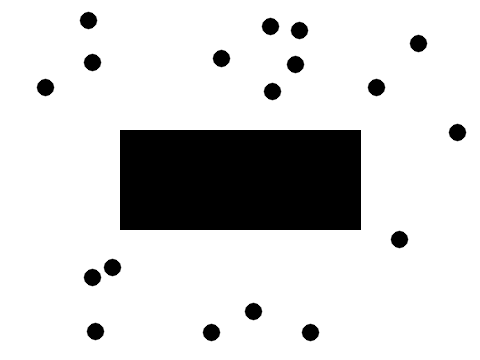
#> input picture files/lab5/sample_images/noise_ok.png, 480 x 360 px, found by its file name
$ python kadai4.py
#> lines starting #> are read from the running program, lines starting #| are printed output that depends on the picture; after the words box and inside, x2 and y2 are one past the last pixel; in counts of white or black regions, pixels touching at a corner belong together
import cv2
import numpy as np

img = cv2.imread("noise_ok.png")
#> img is the input picture: shape (360, 480, 3); min 0, max 255, mean 213.5
gray = cv2.cvtColor(img, cv2.COLOR_BGR2GRAY)

ret, binary = cv2.threshold(gray, 128, 255, cv2.THRESH_BINARY_INV)
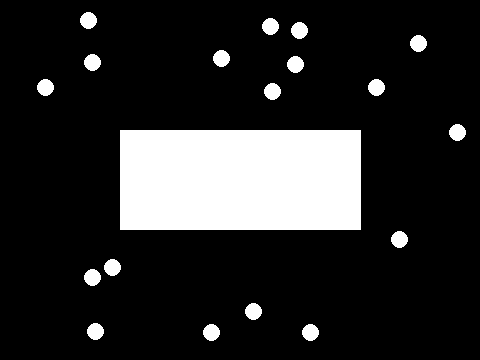
#> binary: shape (360, 480); 16.2% white; 19 white regions, largest, box (x1, y1, x2, y2) and area: (120, 130, 361, 230) 24100, (80, 12, 97, 29) 221, (262, 18, 279, 35) 221

kernel = np.ones((25, 25), np.uint8)
clean = cv2.morphologyEx(binary, cv2.MORPH_OPEN, kernel)
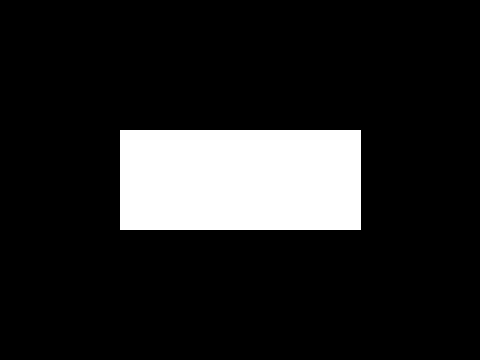
#> clean: shape (360, 480); 13.9% white; 1 white region, box (x1, y1, x2, y2) and area: (120, 130, 361, 230) 24100

contours, hierarchy = cv2.findContours(clean, cv2.RETR_EXTERNAL, cv2.CHAIN_APPROX_SIMPLE)
#> contours = [[[120, 130], [120, 229], [360, 229], [360, 130]]]

biggest = contours[0]
#> biggest = [[120, 130], [120, 229], [360, 229], [360, 130]]
for c in contours:
    if cv2.contourArea(c) > cv2.contourArea(biggest):
        biggest = c
#> this loop made 1 pass
#> c on pass 1: [[120, 130], [120, 229], [360, 229], [360, 130]]

x, y, w, h = cv2.boundingRect(biggest)
#> x = 120; y = 130; w = 241; h = 100
print("太さ:", h, "ピクセル")
#| 太さ: 100 ピクセル

if 90 <= h and h <= 110:
    print("判定: OK")
else:
    print("判定: NG")

cv2.imwrite("kadai4_binary.png", binary)
cv2.imwrite("kadai4_clean.png", clean)

$ run again, with files/lab5/sample_images/noise_ng.png copied over files/lab5/sample_images/noise_ok.png
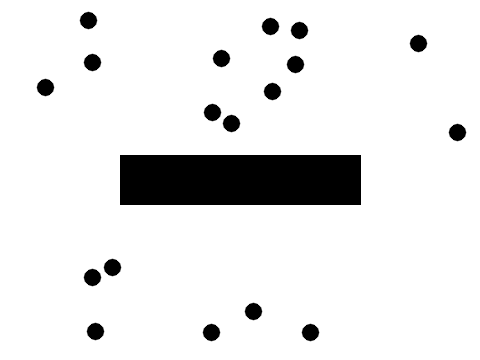
#> input picture files/lab5/sample_images/noise_ng.png, 480 x 360 px, found by its file name
#> img is the input picture: shape (360, 480, 3); min 0, max 255, mean 231.2
#> `ret, binary = cv2.threshold(gray, 128, 255, cv2.THRESH_BINARY_INV)`:
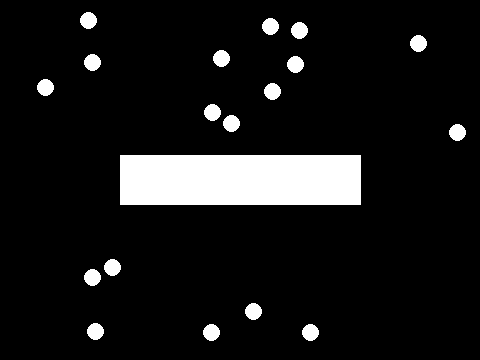
#> binary: shape (360, 480); 9.3% white; 19 white regions, largest, box (x1, y1, x2, y2) and area: (120, 155, 361, 205) 12050, (80, 12, 97, 29) 221, (262, 18, 279, 35) 221
#> `clean = cv2.morphologyEx(binary, cv2.MORPH_OPEN, kernel)`:
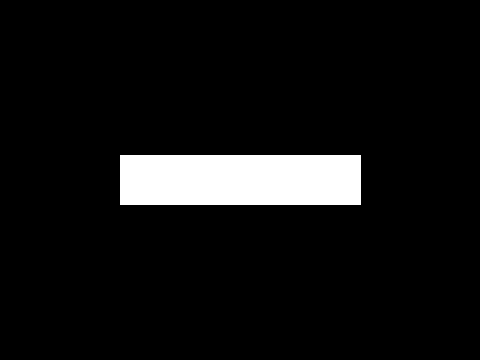
#> clean: shape (360, 480); 7% white; 1 white region, box (x1, y1, x2, y2) and area: (120, 155, 361, 205) 12050
#> contours = [[[120, 155], [120, 204], [360, 204], [360, 155]]]
#> biggest = [[120, 155], [120, 204], [360, 204], [360, 155]]
#> the loop `for c in contours:` made 1 pass
#> c on pass 1: [[120, 155], [120, 204], [360, 204], [360, 155]]
#> x = 120; y = 155; w = 241; h = 50
#| 太さ: 50 ピクセル
